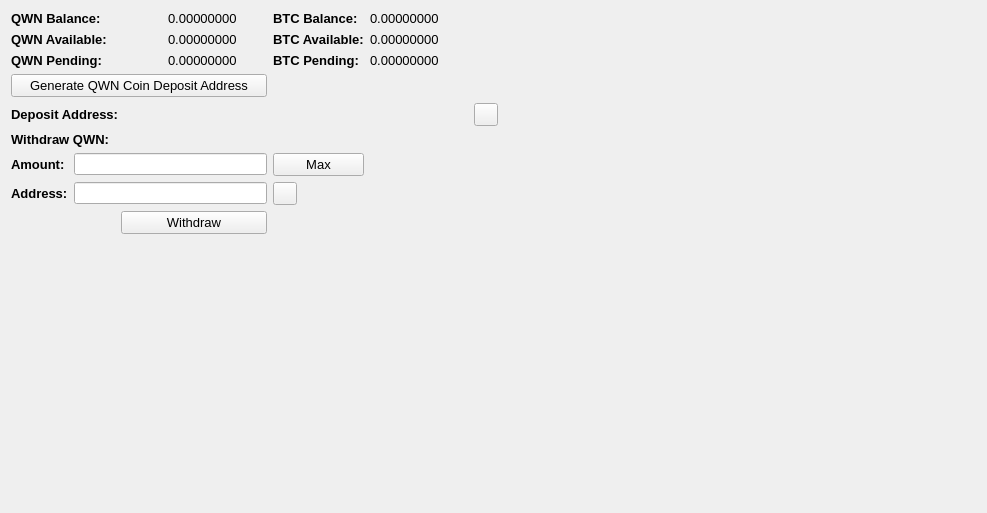
     <widget class="QWidget" name="BalanceTab">
      <attribute name="title">
       <string>Balance</string>
      </attribute>
      <layout class="QGridLayout" name="gridLayout_2">
       <item row="0" column="0" colspan="2">
        <widget class="QLabel" name="label_11">
         <property name="font">
          <font>
           <pointsize>10</pointsize>
           <weight>75</weight>
           <bold>true</bold>
          </font>
         </property>
         <property name="text">
          <string>QWN Balance:</string>
         </property>
        </widget>
       </item>
       <item row="0" column="3">
        <widget class="QLabel" name="HMBalanceLabel">
         <property name="font">
          <font>
           <pointsize>10</pointsize>
          </font>
         </property>
         <property name="text">
          <string>0.00000000</string>
         </property>
         <property name="textInteractionFlags">
          <set>Qt::LinksAccessibleByMouse|Qt::TextSelectableByMouse</set>
         </property>
        </widget>
       </item>
       <item row="0" column="4">
        <widget class="QLabel" name="label_12">
         <property name="font">
          <font>
           <pointsize>10</pointsize>
           <weight>75</weight>
           <bold>true</bold>
          </font>
         </property>
         <property name="text">
          <string>BTC Balance:</string>
         </property>
        </widget>
       </item>
       <item row="0" column="5">
        <widget class="QLabel" name="BitcoinBalanceLabel">
         <property name="font">
          <font>
           <pointsize>10</pointsize>
          </font>
         </property>
         <property name="text">
          <string>0.00000000</string>
         </property>
         <property name="textInteractionFlags">
          <set>Qt::LinksAccessibleByMouse|Qt::TextSelectableByMouse</set>
         </property>
        </widget>
       </item>
       <item row="0" column="7" rowspan="10">
        <spacer name="horizontalSpacer_4">
         <property name="orientation">
          <enum>Qt::Horizontal</enum>
         </property>
         <property name="sizeHint" stdset="0">
          <size>
           <width>478</width>
           <height>488</height>
          </size>
         </property>
        </spacer>
       </item>
       <item row="1" column="0" colspan="2">
        <widget class="QLabel" name="label_13">
         <property name="font">
          <font>
           <pointsize>10</pointsize>
           <weight>75</weight>
           <bold>true</bold>
          </font>
         </property>
         <property name="text">
          <string>QWN Available:</string>
         </property>
        </widget>
       </item>
       <item row="1" column="3">
        <widget class="QLabel" name="HMAvailableLabel_2">
         <property name="font">
          <font>
           <pointsize>10</pointsize>
          </font>
         </property>
         <property name="text">
          <string>0.00000000</string>
         </property>
         <property name="textInteractionFlags">
          <set>Qt::LinksAccessibleByMouse|Qt::TextSelectableByMouse</set>
         </property>
        </widget>
       </item>
       <item row="1" column="4">
        <widget class="QLabel" name="label_15">
         <property name="font">
          <font>
           <pointsize>10</pointsize>
           <weight>75</weight>
           <bold>true</bold>
          </font>
         </property>
         <property name="text">
          <string>BTC Available:</string>
         </property>
        </widget>
       </item>
       <item row="1" column="5">
        <widget class="QLabel" name="BitcoinAvailableLabel">
         <property name="font">
          <font>
           <pointsize>10</pointsize>
          </font>
         </property>
         <property name="text">
          <string>0.00000000</string>
         </property>
         <property name="textInteractionFlags">
          <set>Qt::LinksAccessibleByMouse|Qt::TextSelectableByMouse</set>
         </property>
        </widget>
       </item>
       <item row="2" column="0" colspan="2">
        <widget class="QLabel" name="label_14">
         <property name="font">
          <font>
           <pointsize>10</pointsize>
           <weight>75</weight>
           <bold>true</bold>
          </font>
         </property>
         <property name="text">
          <string>QWN Pending:</string>
         </property>
        </widget>
       </item>
       <item row="2" column="3">
        <widget class="QLabel" name="HMPendingLabel">
         <property name="font">
          <font>
           <pointsize>10</pointsize>
          </font>
         </property>
         <property name="text">
          <string>0.00000000</string>
         </property>
         <property name="textInteractionFlags">
          <set>Qt::LinksAccessibleByMouse|Qt::TextSelectableByMouse</set>
         </property>
        </widget>
       </item>
       <item row="2" column="4">
        <widget class="QLabel" name="label_31">
         <property name="font">
          <font>
           <pointsize>10</pointsize>
           <weight>75</weight>
           <bold>true</bold>
          </font>
         </property>
         <property name="text">
          <string>BTC Pending:</string>
         </property>
        </widget>
       </item>
       <item row="2" column="5">
        <widget class="QLabel" name="BitcoinPendingLabel">
         <property name="font">
          <font>
           <pointsize>10</pointsize>
          </font>
         </property>
         <property name="text">
          <string>0.00000000</string>
         </property>
         <property name="textInteractionFlags">
          <set>Qt::LinksAccessibleByMouse|Qt::TextSelectableByMouse</set>
         </property>
        </widget>
       </item>
       <item row="3" column="0" colspan="4">
        <widget class="QPushButton" name="GenDepositBTN">
         <property name="font">
          <font>
           <pointsize>10</pointsize>
          </font>
         </property>
         <property name="text">
          <string>Generate QWN Coin Deposit Address</string>
         </property>
        </widget>
       </item>
       <item row="4" column="0" colspan="3">
        <widget class="QLabel" name="label_33">
         <property name="font">
          <font>
           <pointsize>10</pointsize>
           <weight>75</weight>
           <bold>true</bold>
          </font>
         </property>
         <property name="text">
          <string>Deposit Address:</string>
         </property>
        </widget>
       </item>
       <item row="4" column="3" colspan="3">
        <widget class="QLabel" name="DepositAddressLabel">
         <property name="minimumSize">
          <size>
           <width>300</width>
           <height>0</height>
          </size>
         </property>
         <property name="palette">
          <palette>
           <active>
            <colorrole role="WindowText">
             <brush brushstyle="SolidPattern">
              <color alpha="255">
               <red>0</red>
               <green>0</green>
               <blue>0</blue>
              </color>
             </brush>
            </colorrole>
            <colorrole role="Text">
             <brush brushstyle="SolidPattern">
              <color alpha="255">
               <red>0</red>
               <green>0</green>
               <blue>255</blue>
              </color>
             </brush>
            </colorrole>
           </active>
           <inactive>
            <colorrole role="WindowText">
             <brush brushstyle="SolidPattern">
              <color alpha="255">
               <red>0</red>
               <green>0</green>
               <blue>0</blue>
              </color>
             </brush>
            </colorrole>
            <colorrole role="Text">
             <brush brushstyle="SolidPattern">
              <color alpha="255">
               <red>0</red>
               <green>0</green>
               <blue>255</blue>
              </color>
             </brush>
            </colorrole>
           </inactive>
           <disabled>
            <colorrole role="WindowText">
             <brush brushstyle="SolidPattern">
              <color alpha="255">
               <red>120</red>
               <green>120</green>
               <blue>120</blue>
              </color>
             </brush>
            </colorrole>
            <colorrole role="Text">
             <brush brushstyle="SolidPattern">
              <color alpha="255">
               <red>120</red>
               <green>120</green>
               <blue>120</blue>
              </color>
             </brush>
            </colorrole>
           </disabled>
          </palette>
         </property>
         <property name="font">
          <font>
           <pointsize>10</pointsize>
           <weight>75</weight>
           <bold>true</bold>
          </font>
         </property>
         <property name="text">
          <string/>
         </property>
         <property name="alignment">
          <set>Qt::AlignRight|Qt::AlignTrailing|Qt::AlignVCenter</set>
         </property>
         <property name="textInteractionFlags">
          <set>Qt::LinksAccessibleByMouse|Qt::TextSelectableByKeyboard|Qt::TextSelectableByMouse</set>
         </property>
        </widget>
       </item>
       <item row="4" column="6">
        <widget class="QToolButton" name="DepositCopyButton">
         <property name="toolTip">
          <string>Copy to clipboard</string>
         </property>
         <property name="text">
          <string/>
         </property>
         <property name="icon">
          <iconset resource="../bitcoin.qrc">
           <normaloff>:/icons/editcopy</normaloff>:/icons/editcopy</iconset>
         </property>
         <property name="shortcut">
          <string>Alt+P</string>
         </property>
        </widget>
       </item>
       <item row="5" column="0" colspan="2">
        <widget class="QLabel" name="label_34">
         <property name="font">
          <font>
           <pointsize>10</pointsize>
           <weight>75</weight>
           <bold>true</bold>
          </font>
         </property>
         <property name="text">
          <string>Withdraw QWN:</string>
         </property>
        </widget>
       </item>
       <item row="6" column="0">
        <widget class="QLabel" name="label_26">
         <property name="font">
          <font>
           <pointsize>10</pointsize>
           <weight>75</weight>
           <bold>true</bold>
          </font>
         </property>
         <property name="text">
          <string>Amount:</string>
         </property>
        </widget>
       </item>
       <item row="6" column="1" colspan="3">
        <widget class="QLineEdit" name="WithdrawUnitsInput">
         <property name="font">
          <font>
           <pointsize>9</pointsize>
           <weight>75</weight>
           <bold>true</bold>
          </font>
         </property>
         <property name="text">
          <string/>
         </property>
        </widget>
       </item>
       <item row="6" column="4">
        <widget class="QPushButton" name="Withdraw_Max_Amount">
         <property name="font">
          <font>
           <pointsize>10</pointsize>
          </font>
         </property>
         <property name="text">
          <string>Max</string>
         </property>
        </widget>
       </item>
       <item row="7" column="0">
        <widget class="QLabel" name="label_10">
         <property name="font">
          <font>
           <pointsize>10</pointsize>
           <weight>75</weight>
           <bold>true</bold>
          </font>
         </property>
         <property name="text">
          <string>Address:</string>
         </property>
        </widget>
       </item>
       <item row="7" column="1" colspan="3">
        <widget class="QLineEdit" name="WithdrawAddress">
         <property name="font">
          <font>
           <pointsize>9</pointsize>
           <weight>75</weight>
           <bold>true</bold>
          </font>
         </property>
        </widget>
       </item>
       <item row="7" column="4">
        <widget class="QToolButton" name="WithdrawPasteButton">
         <property name="toolTip">
          <string>Paste from clipboard</string>
         </property>
         <property name="text">
          <string/>
         </property>
         <property name="icon">
          <iconset resource="../bitcoin.qrc">
           <normaloff>:/icons/editpaste</normaloff>:/icons/editpaste</iconset>
         </property>
         <property name="shortcut">
          <string>Alt+P</string>
         </property>
        </widget>
       </item>
       <item row="8" column="2" colspan="2">
        <widget class="QPushButton" name="WithdrawUnitsBtn">
         <property name="font">
          <font>
           <pointsize>10</pointsize>
          </font>
         </property>
         <property name="text">
          <string>Withdraw</string>
         </property>
        </widget>
       </item>
       <item row="9" column="0" colspan="6">
        <spacer name="verticalSpacer">
         <property name="orientation">
          <enum>Qt::Vertical</enum>
         </property>
         <property name="sizeHint" stdset="0">
          <size>
           <width>428</width>
           <height>262</height>
          </size>
         </property>
        </spacer>
       </item>
      </layout>
      <zorder>label_31</zorder>
      <zorder>label_15</zorder>
      <zorder>label_12</zorder>
      <zorder>label_14</zorder>
      <zorder>label_13</zorder>
      <zorder>label_11</zorder>
      <zorder>BitcoinBalanceLabel</zorder>
      <zorder>HMBalanceLabel</zorder>
      <zorder>HMAvailableLabel_2</zorder>
      <zorder>HMPendingLabel</zorder>
      <zorder>BitcoinAvailableLabel</zorder>
      <zorder>BitcoinPendingLabel</zorder>
      <zorder>label_33</zorder>
      <zorder>GenDepositBTN</zorder>
      <zorder>DepositAddressLabel</zorder>
      <zorder>Withdraw_Max_Amount</zorder>
      <zorder>label_34</zorder>
      <zorder>WithdrawUnitsInput</zorder>
      <zorder>label_10</zorder>
      <zorder>label_26</zorder>
      <zorder>WithdrawAddress</zorder>
      <zorder>WithdrawUnitsBtn</zorder>
      <zorder>horizontalSpacer_4</zorder>
      <zorder>verticalSpacer</zorder>
      <zorder>WithdrawPasteButton</zorder>
      <zorder>DepositCopyButton</zorder>
     </widget>
